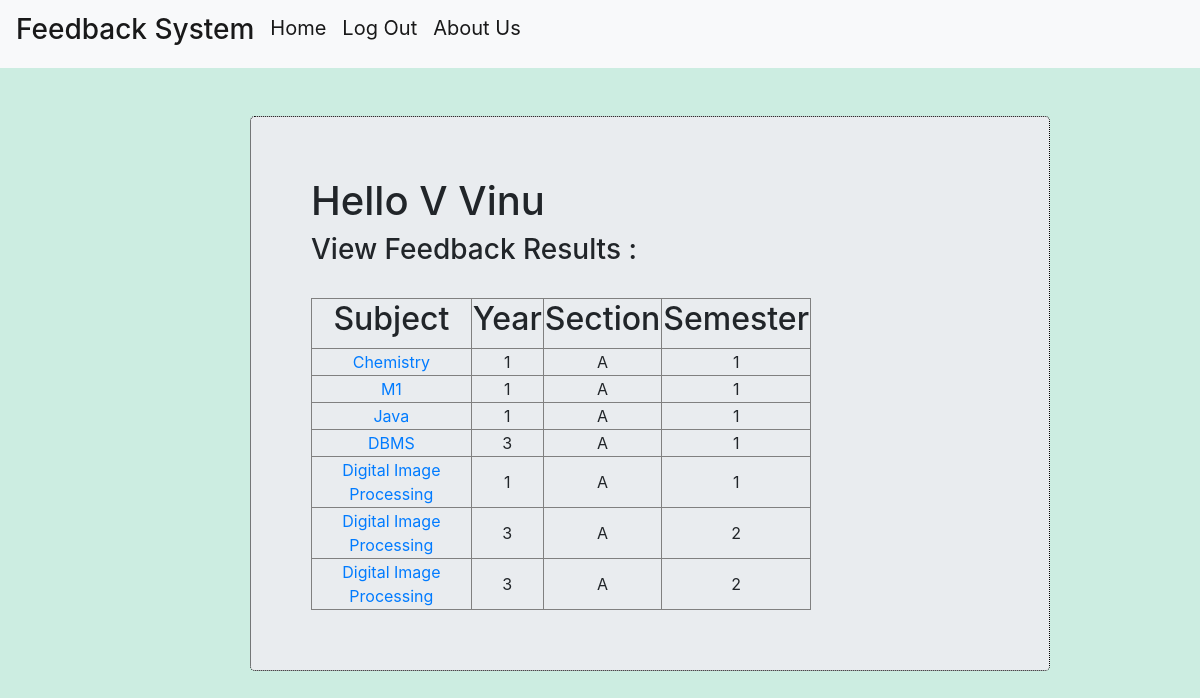
/faculty_portal/ (signed in), run on the app's committed database.
### Feedback_System/models.py (models this page shows, shortened)
class Teaches(models.Model):
    faculty = models.ForeignKey(FacultyProfile,on_delete = models.CASCADE)
    subject = models.ForeignKey(Subject,on_delete = models.CASCADE)
    years = (('1','1'),('2','2'),('3','3'),('4','4'))
    sections = (('A','A'),('B','B'),('C','C'))
    semesters = ((1,1),(2,2))
    year = models.CharField(max_length=1,choices=years,default='1')
    semester = models.IntegerField(choices=semesters,default=1)
    section = models.CharField(max_length=1,choices=sections,default='A')

class Subject(models.Model):
    name = models.CharField(max_length=250, blank=False)
    branch = models.CharField(max_length=5)
    year = models.IntegerField(default=1)
    semester = models.IntegerField(default=1)

### Feedback_System/views.py (the view)
# urls.py: url(r'^faculty_portal/$',views.faculty_portal,name='faculty_portal'),
@login_required
def faculty_portal(request):
    if request.user.is_authenticated:
        if request.user.is_superuser:
            return redirect('/hod_portal')
        else:
            user = request.user
            faculty = models.FacultyProfile.objects.filter(user=user)[0]
            subjects = models.Teaches.objects.filter(faculty=faculty)
            user.subjects = subjects
            user.save()
            name = user.first_name.capitalize() + ' ' + user.last_name.capitalize()
            details = {
                'name' : name,
                'subjects' : subjects,
            }
    return render(request,'Feedback_System/faculty_portal.html',context=details)

### templates/Feedback_System/faculty_portal.html
{% extends 'Feedback_System/base.html' %}
{% load staticfiles %}
{% block head_block %}
  <link rel="stylesheet" href="{% static 'css/portals.css' %}">
{% endblock %}
{% block body_block %}
<div id="content">
  <div class="jumbotron">
    <h1>Hello {{name}}</h1>
    <h3>View Feedback Results :</h3><br>
    <table border="1" width="500">
      <tr>
        <th><h2>Subject</h2></th>
        <th><h2>Year</h2></th>
        <th><h2>Section</h2></th>
        <th><h2>Semester</h2></th>
      </tr>
      {% for sub in subjects %}
        <tr>
          <td><a href="feedback/{{sub.id}}">{{sub.subject.name}}</a></td>
          <td>{{sub.year}}</td>
          <td>{{sub.section}}</td>
          <td>{{sub.semester}}</td>
        </tr>
      {% endfor %}
    </table>
  </div>
</div>
{% endblock %}

### static/css/portals.css (style rules this page uses)
.jumbotron { padding: 60px; width: 800px; height: auto; align-content: center; border: 1px dotted black; }
#content { padding-left: 250px; }
body { background-color: #ccede1; }
th , td { text-align: center; }

### data on the page
Teaches: subject.name "Chemistry", year "1", section "A", semester "1"
Teaches: subject.name "M1", year "1", section "A", semester "1"
Teaches: subject.name "Java", year "1", section "A", semester "1"
Teaches: subject.name "DBMS", year "3", section "A", semester "1"
Teaches: subject.name "Digital Image Processing", year "1", section "A", semester "1"
Teaches: subject.name "Digital Image Processing", year "3", section "A", semester "2"
Teaches: subject.name "Digital Image Processing", year "3", section "A", semester "2"

### other printed values
{{ name }} "V Vinu"
